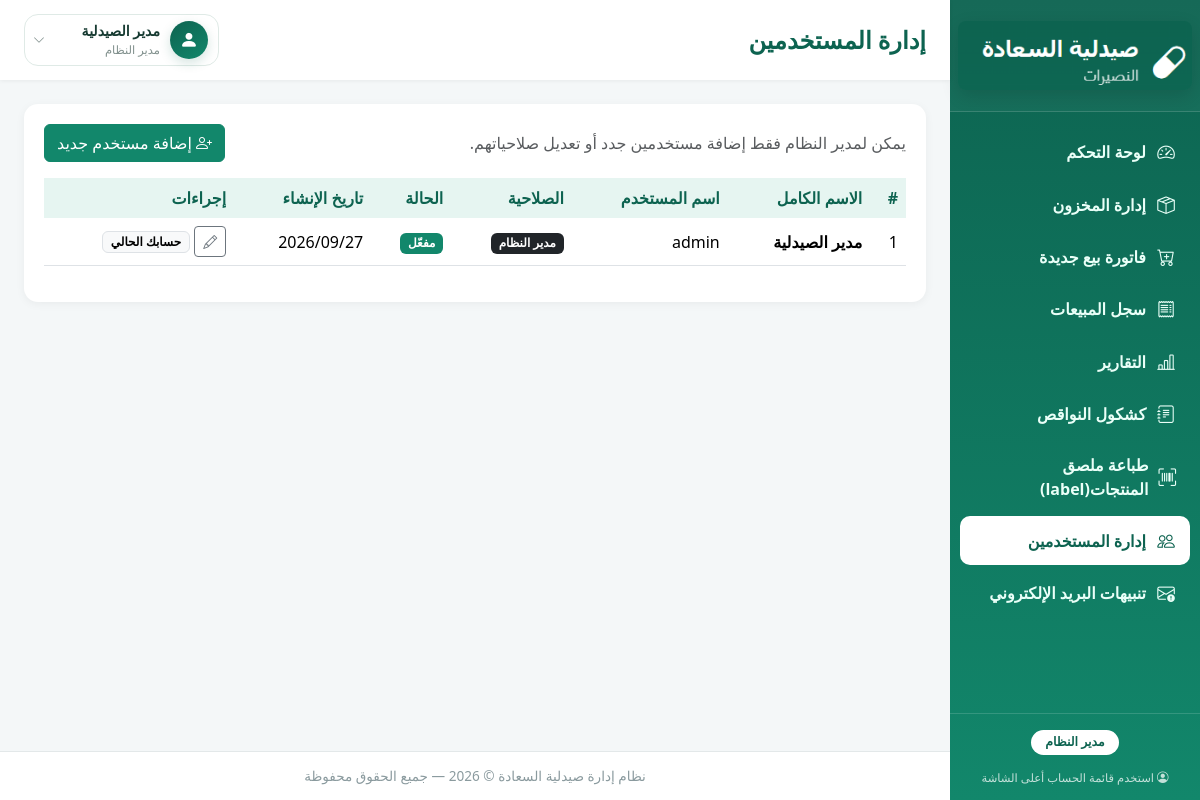
/users.php (signed in), run on the app's committed database.
### tables this page shows
CREATE TABLE users (
    id INT AUTO_INCREMENT PRIMARY KEY,
    username VARCHAR(50) NOT NULL UNIQUE,
    password VARCHAR(255) NOT NULL,
    full_name VARCHAR(100) NOT NULL,
    role ENUM('admin', 'cashier') NOT NULL DEFAULT 'cashier',
    is_active TINYINT(1) NOT NULL DEFAULT 1,
    created_at TIMESTAMP DEFAULT CURRENT_TIMESTAMP
);

### includes/functions.php (called while the page is built, shortened)
<?php
function e($value) {
    return htmlspecialchars($value ?? '', ENT_QUOTES, 'UTF-8');
}

### users.php (the view, shortened to what this page needs)
<?php
require_once 'config/db.php';
require_once 'includes/functions.php';
$users = $pdo->query('SELECT * FROM users ORDER BY id ASC')->fetchAll();
require_once 'includes/header.php';
?>
<div class="card-panel">
    <div class="d-flex flex-wrap justify-content-between align-items-center gap-2 mb-3">
        <p class="text-muted mb-0">يمكن لمدير النظام فقط إضافة مستخدمين جدد أو تعديل صلاحياتهم.</p>
        <a href="user_add.php" class="btn btn-primary-app"><i class="bi bi-person-plus"></i> إضافة مستخدم جديد</a>
    </div>
    <div class="table-responsive">
        <table class="table table-hover align-middle">
            <thead>
                <tr>
                    <th>#</th>
                    <th>الاسم الكامل</th>
                    <th>اسم المستخدم</th>
                    <th>الصلاحية</th>
                    <th>الحالة</th>
                    <th>تاريخ الإنشاء</th>
                    <th>إجراءات</th>
                </tr>
            </thead>
            <tbody>
            <?php foreach ($users as $i => $u): ?>
                <tr>
                    <td><?= $i + 1 ?></td>
                    <td class="fw-semibold"><?= e($u['full_name']) ?></td>
                    <td><?= e($u['username']) ?></td>
                    <td>
                        <?php if ($u['role'] === 'admin'): ?>
                            <span class="badge text-bg-dark">مدير النظام</span>
                        <?php else: ?>
                            <span class="badge text-bg-secondary">كاشير / موظف</span>
                        <?php endif; ?>
                    </td>
                    <td>
                        <?php if ((int)$u['is_active'] === 1): ?>
                            <span class="badge badge-ok">مفعّل</span>
                        <?php else: ?>
                            <span class="badge badge-low">معطّل</span>
                        <?php endif; ?>
                    </td>
                    <td><?= date('Y/m/d', strtotime($u['created_at'])) ?></td>
                    <td class="text-nowrap">
                        <a href="user_edit.php?id=<?= (int)$u['id'] ?>" class="btn btn-sm btn-outline-secondary" title="تعديل"><i class="bi bi-pencil"></i></a>
                        <?php if ((int)$u['id'] !== (int)$_SESSION['user_id']): ?>
                            <a href="users.php?toggle=<?= (int)$u['id'] ?>" class="btn btn-sm btn-outline-warning" title="تفعيل/تعطيل"><i class="bi bi-power"></i></a>
                            <a href="users.php?delete=<?= (int)$u['id'] ?>" class="btn btn-sm btn-outline-danger confirm-delete" title="حذف"><i class="bi bi-trash"></i></a>
                        <?php else: ?>
                            <span class="badge text-bg-light border">حسابك الحالي</span>
                        <?php endif; ?>
                    </td>
                </tr>
            <?php endforeach; ?>
            </tbody>
        </table>
    </div>
</div>
<?php require_once 'includes/footer.php'; ?>

### assets/css/style.css (style rules this page uses)
:root { --primary: #12876b; --primary-dark: #0d6350; --primary-light: #e6f5f1; --accent: #2e9c7f; --danger: #d9455f; --warning: #e0a12c; --bg: #f4f7f8; --sidebar-w: 250px; }
* { box-sizing: border-box; }
body { font-family: 'Segoe UI', Tahoma, 'Arial', sans-serif; background: var(--bg); color: #22333b; margin: 0; }
.card-panel { background: #fff; border-radius: 14px; box-shadow: 0 2px 10px rgba(0,0,0,.05); padding: 20px; }
.table thead th { background: var(--primary-light); color: var(--primary-dark); font-weight: 700; border-bottom: none; }
.table td, .table th { vertical-align: middle; }
.badge-ok { background: var(--primary); }
.btn-primary-app { background: var(--primary); border-color: var(--primary); color: #fff; }

### data on the page
users: full_name "مدير الصيدلية", username "admin", role "مدير النظام", is_active "مفعّل", created_at "2026/09/27", shows "حسابك الحالي"

### other printed values
$pageTitle "إدارة المستخدمين"
$_SESSION['full_name'] "مدير الصيدلية"
